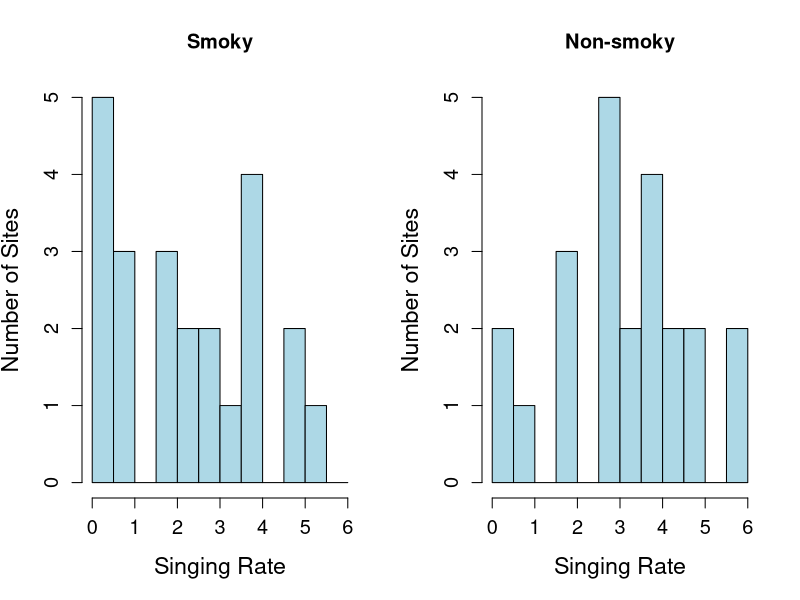
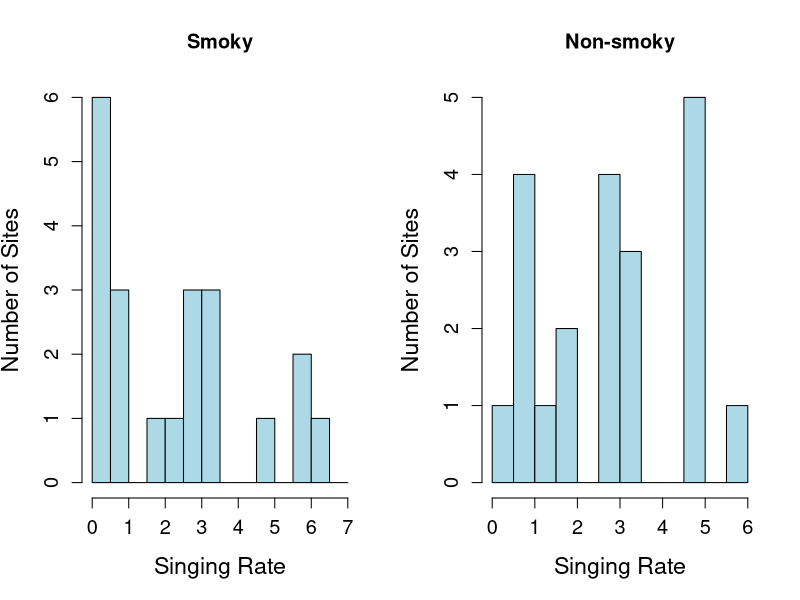
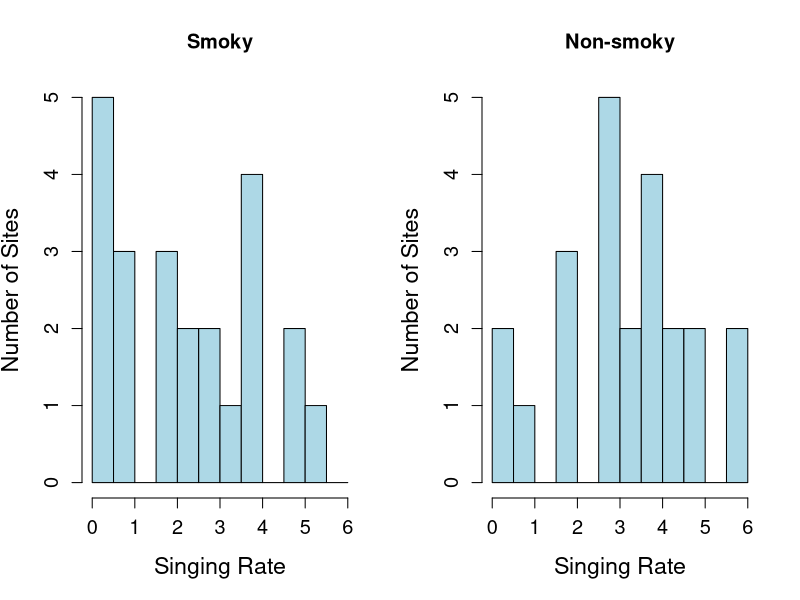
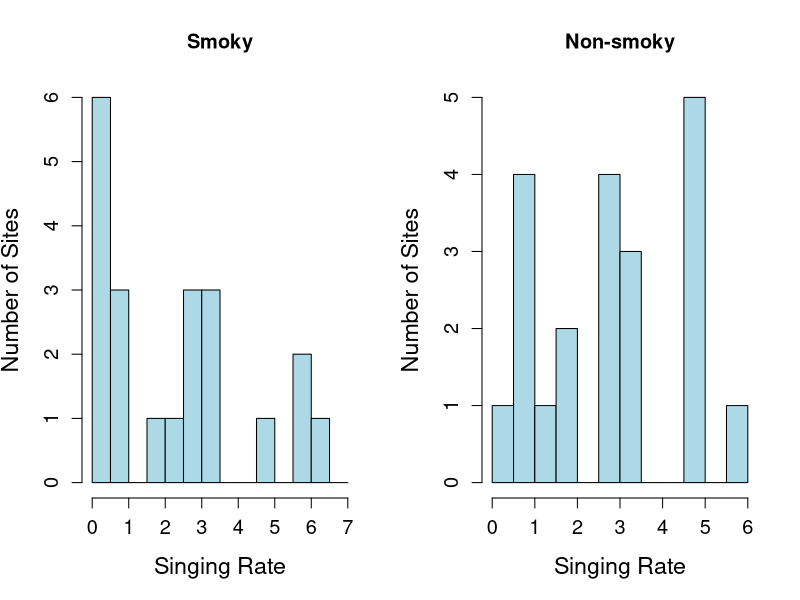

The R source for these figures, in order:
library(tidyverse)
library(dplyr)


### TTEST, CALCULATING BY SPLITTING DATA INTO 2 GROUPS:
### 1) PAIRS OF RECORDINGS IN WHICH NON-SMOKY OCCURS BEFORE SMOKY and 2) PAIRS OF RECORDINGS IN WHICH NON-SMOKY OCCURS AFTER SMOKY 


tags1 <- read.csv("Output/tags.csv")

# Remove 1266-SE  (started transcribing but decided too remove due to too much uncertainty in trancription)

tags1 <- tags1 %>% filter(location != "1266-SE")

# Split recording_name to create a new "date" column

tags1 <- transform(tags1, date = sub("^[^ ]+ ", "", recording_name))

# Assign 'smoky' and 'non-smoky' to respective dates

tags1$treatment <- ifelse(tags1$date %in% c("2023-05-21", "2023-06-11"), "smoky", 
                          ifelse(tags1$date %in% c("2023-05-24", "2023-05-15", "2023-06-09", "2023-06-13"), 
                                 "non-smoky", NA))

# Filter out rows where both of the recordings in a pair are equal to zero (no singing )

tags2 <- tags1 %>%
  group_by(location) %>%
  filter(!(all(mean_singing_rate == 0)))

# Split data two 'before_smoky' and 'after_smoky' groupings

split_pairs <- function(df) {
  df_pairs <- split(df, f = rep(1:(nrow(df) / 2), each = 2))
  return(df_pairs)
}
pairs <- split_pairs(tags2)
before_nonsmoky <- bind_rows(lapply(pairs, function(x) {
  x <- arrange(x, location)
  if (x$treatment[1] == "non-smoky") {
    return(x)
  }
}))
after_nonsmoky <- bind_rows(lapply(pairs, function(x) {
  x <- arrange(x, location)
  if (x$treatment[1] == "smoky") {
    return(x)
  }
}))





### BEFORE SMOKY TRANSFORMATIONS ####

# Filter out 'smoky' day recordings from 'before smoky pairs'

smoky1 <- before_nonsmoky %>%
  filter(grepl("21$|11$", date))

# Filter out 'non-smoky' day recordings from 'before smoky pairs'

non_smoky1 <- before_nonsmoky %>%
  filter(grepl("15$|9$", date))

# Clean smoky and non-smoky data frames

smoky1 <- smoky1 %>%
  dplyr::select(recording_name,mean_singing_rate)

non_smoky1 <- non_smoky1 %>%
  dplyr::select(recording_name,mean_singing_rate)

# Change name of "mean_singing_rate" for smoky day recordings

smoky1 <- smoky1 %>%
  rename(mean_SR_smoky = mean_singing_rate)

# Change name of "mean_singing_rate" for non-smoky day recordings

non_smoky1 <- non_smoky1 %>%
  rename(mean_SR_non_smoky = mean_singing_rate)

# Split the first column of both files so that they can be merged based on location

smoky1 <- smoky1 %>%
  separate(recording_name, into = c("Location", "Date"), sep = " ")

non_smoky1 <- non_smoky1 %>%
  separate(recording_name, into = c("Location", "Date"), sep = " ")

# Remove time column

smoky1 <- smoky1 %>%
  dplyr::select(Location, mean_SR_smoky)

non_smoky1 <- non_smoky1 %>%
  dplyr::select(Location, mean_SR_non_smoky)

# Merge smoky and non-smoky data frames based on location

before_nonsmoky <- merge(smoky1, non_smoky1, by = "Location")

# Calculate the differences between the smoky and non-smoky singing rates

before_nonsmoky$difference <- before_nonsmoky$mean_SR_smoky - before_nonsmoky$mean_SR_non_smoky

# BEFORE SMOKY Paired t-test

before_pairedttest <- t.test(before_nonsmoky$mean_SR_smoky, before_nonsmoky$mean_SR_non_smoky, paired = TRUE)

# View paired t-test result

before_pairedttest












### Create side-by-side histograms

par(mfrow=c(1,2))  # Set the plotting layout to 1 row, 2 columns

# Smoky histogram
hist_vals_smoky <- hist(before_nonsmoky$mean_SR_smoky, 
                        breaks = seq(floor(min(before_nonsmoky$mean_SR_smoky)), 
                                     ceiling(max(before_nonsmoky$mean_SR_smoky)), 0.5), 
                        plot = FALSE)
plot(hist_vals_smoky, col = "light blue", border = "black", main = "Smoky",
     xlab = "Singing Rate", ylab = "Number of Sites", ylim = c(0, max(hist_vals_smoky$counts, na.rm = TRUE)),
     cex.axis = 1.2, cex.lab = 1.4)  # Adjusting axis and label sizes

# Non-smoky histogram
hist_vals_non_smoky <- hist(before_nonsmoky$mean_SR_non_smoky, 
                            breaks = seq(floor(min(before_nonsmoky$mean_SR_non_smoky)), 
                                         ceiling(max(before_nonsmoky$mean_SR_non_smoky)), 0.5), 
                            plot = FALSE)
plot(hist_vals_non_smoky, col = "light blue", border = "black", main = "Non-smoky",
     xlab = "Singing Rate", ylab = "Number of Sites", ylim = c(0, max(hist_vals_non_smoky$counts, na.rm = TRUE)),
     cex.axis = 1.2, cex.lab = 1.4)  # Adjusting axis and label sizes

# Define file path
file_path <- "Graphics/before non-smoky.png"

# Export the plot as a PNG file
png(file_path, width = 800, height = 400)  # Adjust width and height as needed

# Redraw the plot
par(mfrow=c(1,2))  # Set the plotting layout to 1 row, 2 columns

# Smoky histogram
hist_vals_smoky <- hist(before_nonsmoky$mean_SR_smoky, 
                        breaks = seq(floor(min(before_nonsmoky$mean_SR_smoky)), 
                                     ceiling(max(before_nonsmoky$mean_SR_smoky)), 0.5), 
                        plot = FALSE)
plot(hist_vals_smoky, col = "light blue", border = "black", main = "Smoky",
     xlab = "Singing Rate", ylab = "Number of Sites", ylim = c(0, max(hist_vals_smoky$counts, na.rm = TRUE)),
     cex.axis = 1.2, cex.lab = 1.4)  # Adjusting axis and label sizes

# Non-smoky histogram
hist_vals_non_smoky <- hist(before_nonsmoky$mean_SR_non_smoky, 
                            breaks = seq(floor(min(before_nonsmoky$mean_SR_non_smoky)), 
                                         ceiling(max(before_nonsmoky$mean_SR_non_smoky)), 0.5), 
                            plot = FALSE)
plot(hist_vals_non_smoky, col = "light blue", border = "black", main = "Non-smoky",
     xlab = "Singing Rate", ylab = "Number of Sites", ylim = c(0, max(hist_vals_non_smoky$counts, na.rm = TRUE)),
     cex.axis = 1.2, cex.lab = 1.4)  # Adjusting axis and label sizes

dev.off()  # Close the PNG device













### AFTER SMOKY TRANSFORMATIONS ####

# Filter out "smoky" day recordings

smoky2 <- after_nonsmoky %>%
  filter(grepl("21$|11$", date))

# Filter out "non-smoky" day recordings

non_smoky2 <- after_nonsmoky %>%
  filter(grepl("24$|13$", date))

# Clean smoky and non-smoky data frames

smoky2 <- smoky2 %>%
  dplyr::select(recording_name,mean_singing_rate)

non_smoky2 <- non_smoky2 %>%
  dplyr::select(recording_name,mean_singing_rate)

# Change name of "mean_singing_rate" for smoky day recordings

smoky2 <- smoky2 %>%
  rename(mean_SR_smoky = mean_singing_rate)

# Change name of "mean_singing_rate" for smoky day recordings

non_smoky2 <- non_smoky2 %>%
  rename(mean_SR_non_smoky = mean_singing_rate)

# Split the first column of both files so that they can be merged based on location

smoky2 <- smoky2 %>%
  separate(recording_name, into = c("Location", "Date"), sep = " ")

non_smoky2 <- non_smoky2 %>%
  separate(recording_name, into = c("Location", "Date"), sep = " ")

# Remove time column

smoky2 <- smoky2 %>%
  dplyr::select(Location, mean_SR_smoky)

non_smoky2 <- non_smoky2 %>%
  dplyr::select(Location, mean_SR_non_smoky)

# Merge smoky and non-smoky data frames based on location

after_nonsmoky <- merge(smoky2, non_smoky2, by = "Location")

# Calculate the differences between the smoky and non-smoky singing rates

after_nonsmoky$difference <- after_nonsmoky$mean_SR_smoky - after_nonsmoky$mean_SR_non_smoky

# AFTER SMOKY Paired t-test

after_pairedttest <- t.test(after_nonsmoky$mean_SR_smoky, after_nonsmoky$mean_SR_non_smoky, paired = TRUE)

# View paired t-test result

after_pairedttest






### Create side-by-side histograms

par(mfrow=c(1,2))  # Set the plotting layout to 1 row, 2 columns

# Smoky histogram
hist_vals_smoky <- hist(after_nonsmoky$mean_SR_smoky, 
                        breaks = seq(floor(min(after_nonsmoky$mean_SR_smoky)), 
                                     ceiling(max(after_nonsmoky$mean_SR_smoky)), 0.5), 
                        plot = FALSE)
plot(hist_vals_smoky, col = "light blue", border = "black", main = "Smoky",
     xlab = "Singing Rate", ylab = "Number of Sites", ylim = c(0, max(hist_vals_smoky$counts, na.rm = TRUE)),
     cex.axis = 1.2, cex.lab = 1.4)  # Adjusting axis and label sizes

# Non-smoky histogram
hist_vals_non_smoky <- hist(after_nonsmoky$mean_SR_non_smoky, 
                            breaks = seq(floor(min(after_nonsmoky$mean_SR_non_smoky)), 
                                         ceiling(max(after_nonsmoky$mean_SR_non_smoky)), 0.5), 
                            plot = FALSE)
plot(hist_vals_non_smoky, col = "light blue", border = "black", main = "Non-smoky",
     xlab = "Singing Rate", ylab = "Number of Sites", ylim = c(0, max(hist_vals_non_smoky$counts, na.rm = TRUE)),
     cex.axis = 1.2, cex.lab = 1.4)  # Adjusting axis and label sizes

# Define file path
file_path <- "Graphics/after non-smoky.png"

# Export the plot as a PNG file
png(file_path, width = 800, height = 400)  # Adjust width and height as needed

# Redraw the plot
par(mfrow=c(1,2))  # Set the plotting layout to 1 row, 2 columns

# Smoky histogram
hist_vals_smoky <- hist(after_nonsmoky$mean_SR_smoky, 
                        breaks = seq(floor(min(after_nonsmoky$mean_SR_smoky)), 
                                     ceiling(max(after_nonsmoky$mean_SR_smoky)), 0.5), 
                        plot = FALSE)
plot(hist_vals_smoky, col = "light blue", border = "black", main = "Smoky",
     xlab = "Singing Rate", ylab = "Number of Sites", ylim = c(0, max(hist_vals_smoky$counts, na.rm = TRUE)),
     cex.axis = 1.2, cex.lab = 1.4)  # Adjusting axis and label sizes

# Non-smoky histogram
hist_vals_non_smoky <- hist(after_nonsmoky$mean_SR_non_smoky, 
                            breaks = seq(floor(min(after_nonsmoky$mean_SR_non_smoky)), 
                                         ceiling(max(after_nonsmoky$mean_SR_non_smoky)), 0.5), 
                            plot = FALSE)
plot(hist_vals_non_smoky, col = "light blue", border = "black", main = "Non-smoky",
     xlab = "Singing Rate", ylab = "Number of Sites", ylim = c(0, max(hist_vals_non_smoky$counts, na.rm = TRUE)),
     cex.axis = 1.2, cex.lab = 1.4)  # Adjusting axis and label sizes

dev.off()  # Close the PNG device



